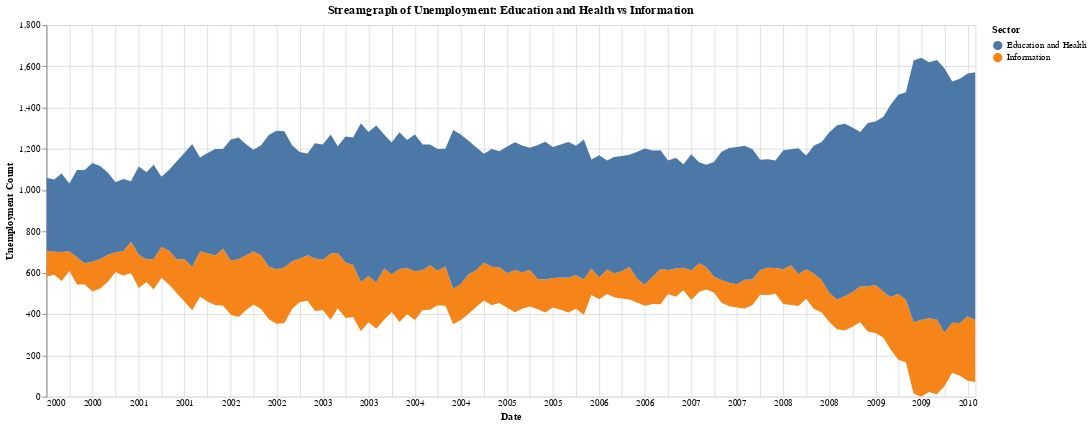

Notebook code for this chart:
### Code cell
streamgraph_data_unemployment_across_industries = alt.Chart(filtered_data).mark_area().encode(
    x=alt.X('yearmonth(date):T', title='Date', axis=alt.Axis(format='%Y', domain=False, tickSize=0)),
    y=alt.Y('sum(count):Q', stack='center', title='Unemployment Count'),
    color=alt.Color('series:N', title='Sector'),
    tooltip=[
        alt.Tooltip('series:N', title='Sector'),
        alt.Tooltip('sum(count):Q', title='Count'),
        alt.Tooltip('yearmonth(date):T', title='Date')
    ]
).properties(
    title='Streamgraph of Unemployment: Education and Health vs Information',
    width=1000,
    height=400
).interactive()

streamgraph_data_unemployment_across_industries

### Figure 1 — Vega-Lite specification as saved in the notebook (floating-point values rounded to 4 significant figures; data arrays with more than 128 entries replaced by an {"elided": "..."} marker saying what was removed)
{"config": {"view": {"continuousWidth": 300, "continuousHeight": 300}}, "data": {"name": "data-1bbfe1068e40744ebd4646329a10172e"}, "mark": {"type": "area"}, "encoding": {"color": {"field": "series", "title": "Sector", "type": "nominal"}, "tooltip": [{"field": "series", "title": "Sector", "type": "nominal"}, {"aggregate": "sum", "field": "count", "title": "Count", "type": "quantitative"}, {"field": "date", "timeUnit": "yearmonth", "title": "Date", "type": "temporal"}], "x": {"axis": {"domain": false, "format": "%Y", "tickSize": 0}, "field": "date", "timeUnit": "yearmonth", "title": "Date", "type": "temporal"}, "y": {"aggregate": "sum", "field": "count", "stack": "center", "title": "Unemployment Count", "type": "quantitative"}}, "height": 400, "params": [{"name": "param_39", "select": {"type": "interval", "encodings": ["x", "y"]}, "bind": "scales"}], "title": "Streamgraph of Unemployment: Education and Health vs Information", "width": 1000, "$schema": "https://vega.github.io/schema/vega-lite/v5.20.1.json", "datasets": {"data-1bbfe1068e40744ebd4646329a10172e": {"elided": "244 records"}}}
